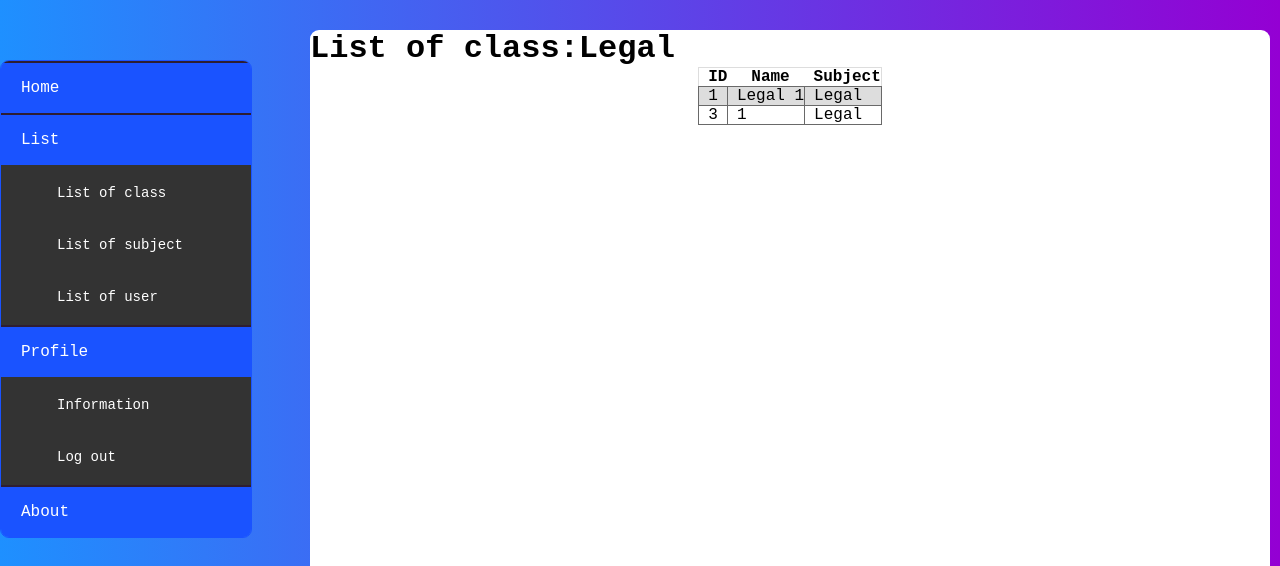
/home/List-of-subject/Legal (signed in), run on the app's committed database.
### tables this page shows
CREATE TABLE class(
        id_class INTEGER PRIMARY KEY,
        class_name TEXT NOT NULL,
        subject_of_class TEXT NOT NULL,
        FOREIGN KEY (subject_of_class) REFERENCES subject(subject_name)
    );

### app.py (the view)
@app.route("/home/List-of-subject/<subjectname>")
def getclassbysubject(subjectname):
    result= None
    with sql.connect(database) as conn:
        cur = conn.cursor()
        data={
            "subject": subjectname
        }
        get_query = "Select * from class where subject_of_class ='%(subject)s'"
        cur.execute(get_query % data)
        result = cur.fetchall()
    return render_template("classwithsubject.html", result = result, subjectname= subjectname)

### templates/classwithsubject.html (shortened to what this page needs)
{% extends "home.html" %}
    {% block classsubject%}{{super()}}
    <link rel="stylesheet" href="{{url_for('static', filename='css/listofclass.css')}}" type="text/css">
</head>
<body>
    <h1>List of class:{{subjectname}}</h1>
    <form>
        <table>
            <tr>
                <th>ID</th>
                <th>Name</th>
                <th>Subject</th>
            </tr>
            {% for value in result %}
            <tr>
                <td>{{value[0]}}</td>
                <td>{{value[1]}}</td>
                <td>{{value[2]}}</td>
            </tr>
            {% endfor%}
        </table>
    </form>
</body>
{%endblock%}

### static/css/home.css (style rules this page uses)
* { margin: 0; padding: 0; font-family: 'Franklin Gothic Medium', 'Arial Narrow', Arial, sans-serif; list-style: none; text-decoration: none; }
body { font-family: 'Courier New', Courier, monospace; height: 100vh; background: linear-gradient(90deg, #1E90FF, #9400D3) no-repeat; }

### static/css/listofclass.css (style rules this page uses)
* { font-family: 'Courier New', Courier, monospace; }
table, tr, th, td { margin: auto; border-collapse: collapse; padding-left: 9px; }
tr { border: 1px solid #dddddd; }
td { border: 1px solid #696969; }
tr:nth-child(even) { background-color: #dddddd; }

### data on the page
class: id_class "1", class_name "Legal 1", subject_of_class "Legal"
class: id_class "3", class_name "1", subject_of_class "Legal"

### other printed values
{{ subjectname }} "Legal"
